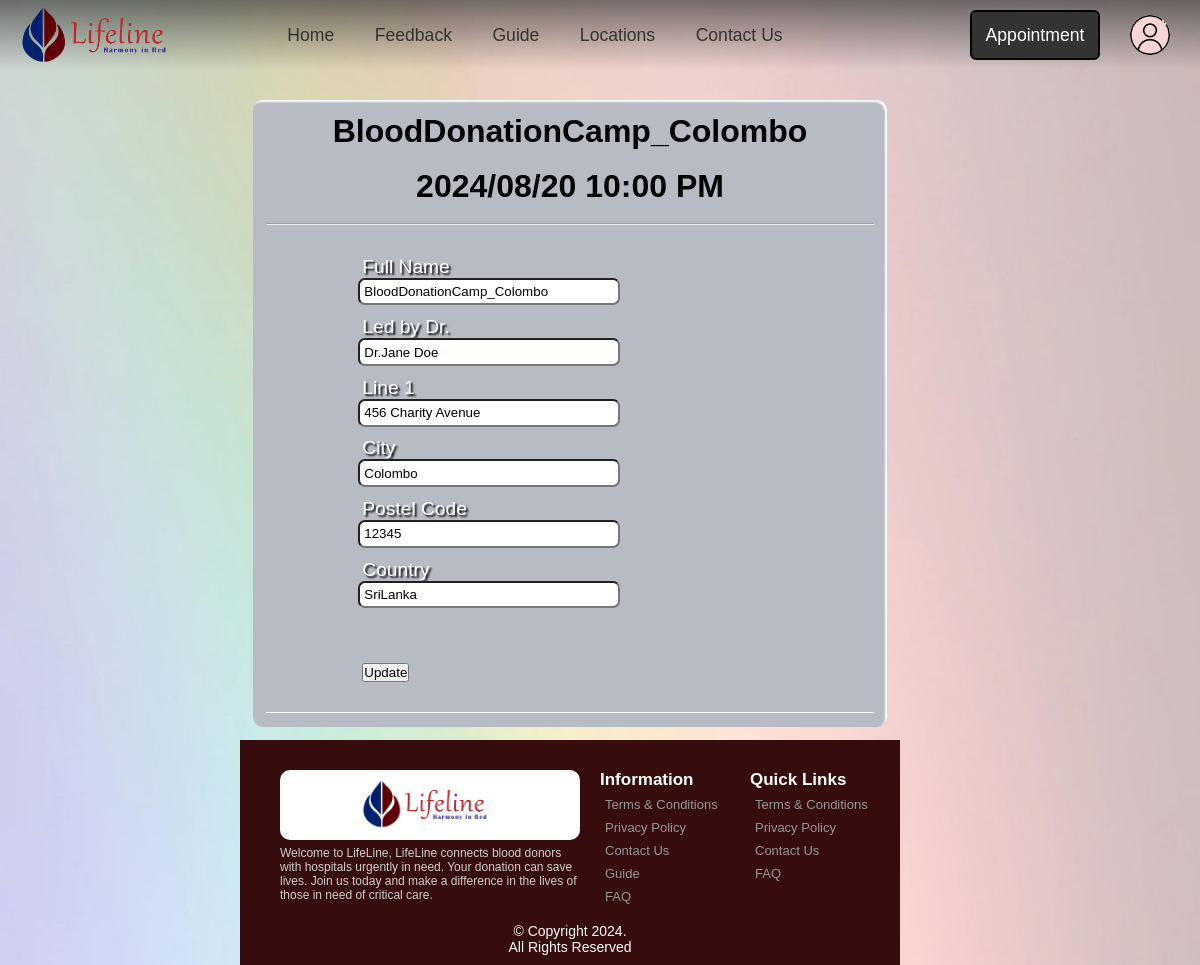
Screenshot of /edit_camp.php?Camp_id=1 with the database file from the repository.
### tables this page shows
CREATE TABLE
    camp (
        Camp_id INT AUTO_INCREMENT NOT NULL,
        C_Name VARCHAR(50) NOT NULL,
        C_Date VARCHAR(20) NOT NULL,
        C_Time VARCHAR(20) NOT NULL,
        C_Meridiem VARCHAR(2) NOT NULL,
        Led_By VARCHAR(50) NOT NULL,
        Line1 VARCHAR(200) NOT NULL,
        City VARCHAR(100) NOT NULL,
        Postal_Code VARCHAR(15) NOT NULL,
        Country VARCHAR(30) NOT NULL,
        C_Hospital_id INT NOT NULL,
        CONSTRAINT Camp_PK PRIMARY KEY (Camp_id),
        CONSTRAINT Camp_C_Hospital_id_FK1 FOREIGN KEY (C_Hospital_id) REFERENCES Hospital (Hospital_id)
    );

### edit_camp.php (the view, shortened to what this page needs)
<?php
require 'header.php';
include 'CRUD/edit_camp_process.php';
if (isset($_GET['Camp_id'])) {
    $CampID = $_GET['Camp_id'];
    $query = "SELECT *,
    CONCAT(camp.C_Time,' ',C_Meridiem) AS ATM
     FROM camp WHERE Camp_id='$CampID'";
    $result_camp = mysqli_query($conn, $query);
    $row = mysqli_fetch_assoc($result_camp);
    $CampName = $row['C_Name'];
    $LedBy = $row['Led_By'];
    $line1 = $row['Line1'];
    $city = $row['City'];
    $postalCode = $row['Postal_Code'];
    $country = $row['Country'];
    $Date = $row['C_Date'];
    $Time = $row['ATM'];
?>
    <!DOCTYPE html>
    <html>
    <head>
        <link rel="stylesheet" href="css/edit_camp.css">
    </head>
    <body>
        <center>
            <div class="Camp">
                <h1 class="form-title"> <?php echo $CampName; ?></h1><br>
                <h1 class="form-title"> <?php echo $Date . ' ' . $Time; ?> </h1>
                <br>
                <hr>
                <form method="post" action="CRUD/edit_camp_process.php">
                    <div class="main-user-info">
                        <div class="user-input-box">
                            <label for="full name">Full Name</label>
                            <input type="text" id="fullName" name="name" value="<?php echo $CampName; ?>" />
                        </div>
                        <div class="user-input-box">
                            <label for="led by dr.">Led by Dr.</label>
                            <input type="text" id="led by dr." name="ledby" value="<?php echo $LedBy; ?>" />
                        </div>
                        <div class="user-input-box">
                            <label for="address">Line 1</label>
                            <input type="text" id="address" name="line1" value="<?php echo $line1; ?>" required/>
                        </div>
                        <div class="user-input-box">
                            <label for="city">City</label>
                            <input type="text" id="city" name="city" value="<?php echo $city; ?>" required/>
                        </div>
                        <div class="user-input-box">
                            <label for="postel code">Postel Code</label>
                            <input type="text" id="postel code" name="postal_code" value="<?php echo $postalCode; ?>" required/>
                        </div>
                        <div class="user-input-box">
                            <label for="country">Country</label>
                            <input type="text" id="country" name="country" value="<?php echo $country; ?>" placeholder="Enter your country" required/>
                        </div>
                        <div class="form-submit-btn">
                            <input type="submit" name="submit" value="Update">
                        </div>
                </form>
            </div>
        </center>
    </body>
<?php
} else {
    echo "Camp ID not provided in the URL";
}
require 'footer.php';
?>
    </html>

### css/index.css (style rules this page uses)
* { margin: 0; padding: 0; box-sizing: border-box; font-family: 'Poppins', sans-serif; }
body { justify-content: center; align-items: center; background-color:#EEF5FF; margin-top: 100px; min-height: 100vh; }

### css/edit_camp.css (style rules this page uses)
* { padding: 0; margin: 0; box-sizing: border-box; font-family: sans-serif; }
body { background-image:url(/images/bg4.jpg); background-repeat: no-repeat; background-size: cover; background-position: fixed; font-weight: 10px; font-family: sans-serif; width: 55%; margin-left: 20%; }
.Camp { margin-top: 2%; background: rgba(0,0,0,0.5); padding: 2%; margin: 2%; border-radius: 10px; box-shadow: inset -2px 2px 2px white; background-color: #B6BBC4; }
form { text-align: left; color: white; text-shadow: 2px 2px 2px black; border-bottom: solid 1px white; }
.main-user-info { display: flex; flex-wrap: wrap; margin: 5%; }
.user-input-box { display: bottom; width:80%; height: 20%; padding-bottom: 2%; }
.user-input-box > label { width: 68%; color: white; font-size: 120%; font-weight: 200; margin: 1%; margin-inline: 15%; }
.user-input-box > input { height: 75%; width: 60%; border-radius: 7px; outline: none; border: 1% solid gray; padding: 1%; margin-left: 14%; }
.form-submit-btn { font-size: large; border-radius: 10px; color: gray; margin-right: 12%; margin-top: 8%; margin-left: 12%; }

### rows the page displays
camp: C_Name "BloodDonationCamp_Colombo", C_Date "2024/08/20", name "BloodDonationCamp_Colombo", ledby "Dr.Jane Doe", line1 "456 Charity Avenue", city "Colombo", postal_code "12345", country "SriLanka"

### other values shown
$Time "10:00 PM"
